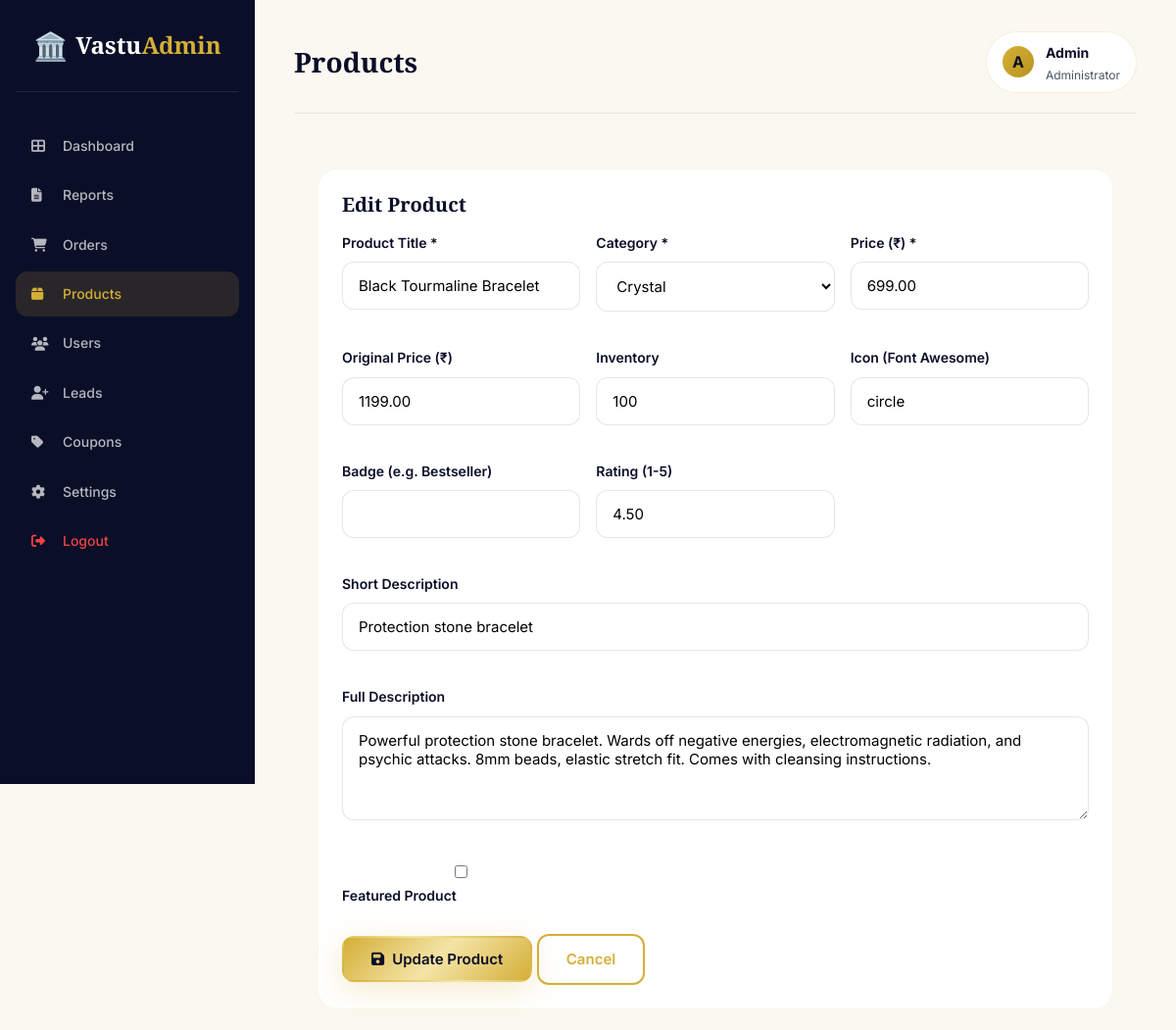
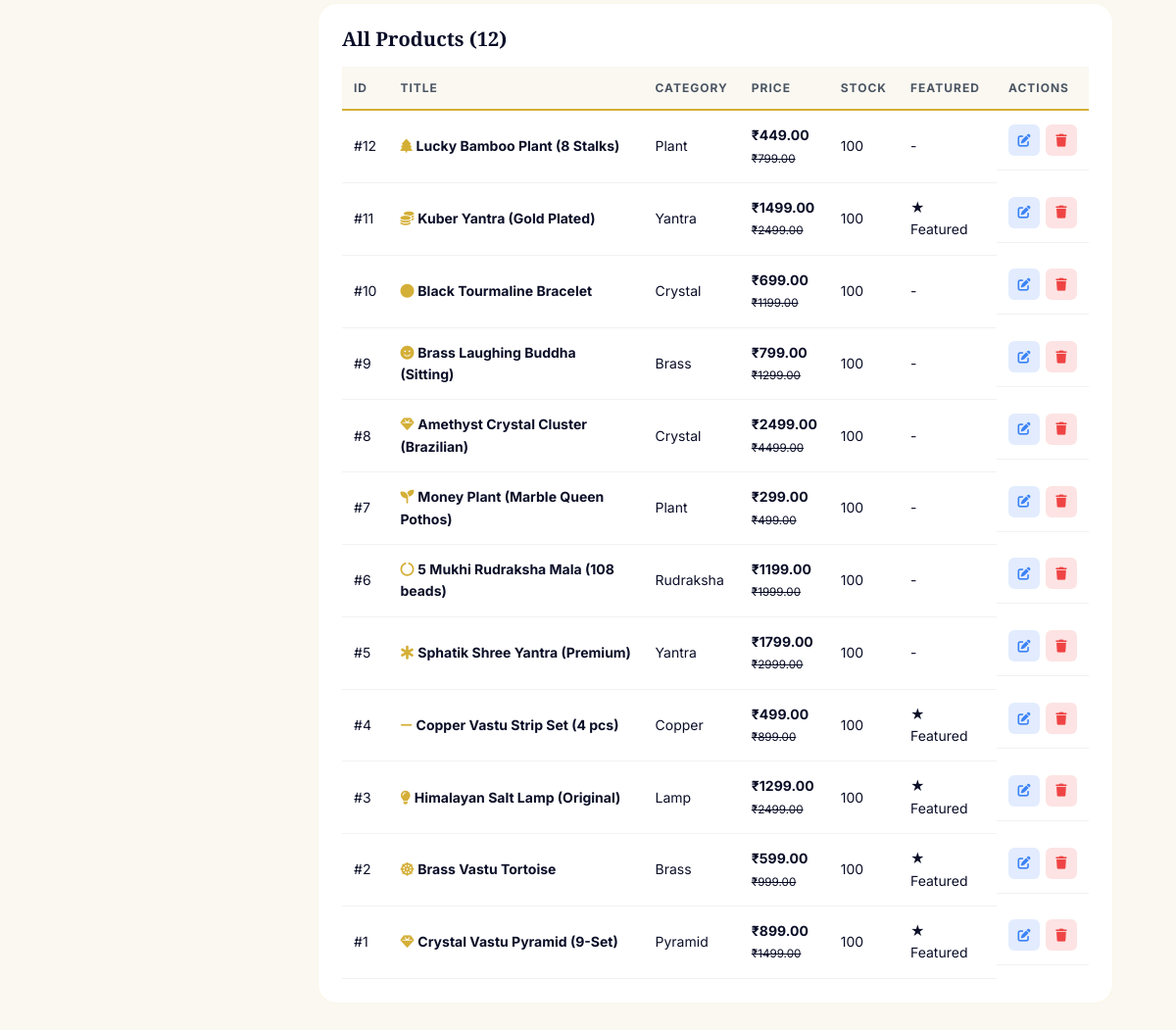
The page /backend/admin/products.php?edit=10 (signed in) on the database its author committed (2 pictures, top to bottom).
### tables this page shows
CREATE TABLE IF NOT EXISTS users (
    id INT AUTO_INCREMENT PRIMARY KEY,
    name VARCHAR(120) NOT NULL,
    email VARCHAR(160) UNIQUE NOT NULL,
    phone VARCHAR(20),
    city VARCHAR(80),
    password_hash VARCHAR(255),
    role ENUM('user','admin') DEFAULT 'user',
    avatar VARCHAR(255),
    email_verified TINYINT(1) DEFAULT 0,
    phone_verified TINYINT(1) DEFAULT 0,
    last_login DATETIME,
    created_at DATETIME DEFAULT CURRENT_TIMESTAMP,
    updated_at DATETIME DEFAULT CURRENT_TIMESTAMP ON UPDATE CURRENT_TIMESTAMP,
    INDEX idx_email (email),
    INDEX idx_phone (phone)
);

CREATE TABLE IF NOT EXISTS products (
    id INT AUTO_INCREMENT PRIMARY KEY,
    title VARCHAR(180) NOT NULL,
    slug VARCHAR(200) UNIQUE,
    description TEXT,
    short_description VARCHAR(500),
    category VARCHAR(60),
    price DECIMAL(10,2) NOT NULL,
    original_price DECIMAL(10,2),
    inventory INT DEFAULT 100,
    icon VARCHAR(80) DEFAULT 'gem',
    image VARCHAR(500),
    images TEXT,
    rating DECIMAL(3,2) DEFAULT 4.5,
    reviews INT DEFAULT 0,
    badge VARCHAR(40),
    is_featured TINYINT(1) DEFAULT 0,
    is_active TINYINT(1) DEFAULT 1,
    seo_title VARCHAR(180),
    seo_description VARCHAR(500),
    weight DECIMAL(8,2),
    sku VARCHAR(50),
    created_at DATETIME DEFAULT CURRENT_TIMESTAMP,
    updated_at DATETIME DEFAULT CURRENT_TIMESTAMP ON UPDATE CURRENT_TIMESTAMP,
    INDEX idx_category (category),
    INDEX idx_active (is_active),
    INDEX idx_slug (slug)
);

### backend/includes/auth.php (called while the page is built, shortened)
<?php
function isAdminLoggedIn() {
    return true;
}
function getCurrentAdmin() {
    try {
        return Database::row("SELECT id, name, email, role FROM users WHERE id = ? AND role = 'admin'", [$_SESSION['admin_id']]);
    } catch (Exception $e) {
        return null;
    }
}

### backend/config/database.php (called while the page is built, shortened)
<?php
class Database {
    private static $instance = null;
    private $pdo;
    private function __construct() {
        $dsn = "mysql:host=" . DB_HOST . ";dbname=" . DB_NAME . ";charset=" . DB_CHARSET;
        $options = [
            PDO::ATTR_ERRMODE => PDO::ERRMODE_EXCEPTION,
            PDO::ATTR_DEFAULT_FETCH_MODE => PDO::FETCH_ASSOC,
            PDO::ATTR_EMULATE_PREPARES => false,
        ];
        try {
            $this->pdo = new PDO($dsn, DB_USER, DB_PASS, $options);
        } catch (PDOException $e) {
            if (APP_ENV === 'development') {
                die(json_encode(['success' => false, 'message' => 'DB error: ' . $e->getMessage()]));
            } else {
                die(json_encode(['success' => false, 'message' => 'Database connection failed']));
            }
        }
    }
    public static function getInstance() {
        if (self::$instance === null) {
            self::$instance = new self();
        }
        return self::$instance;
    }
    public function getConnection() {
        return $this->pdo;
    }
    public static function row($sql, $params = []) {
        $stmt = self::getInstance()->getConnection()->prepare($sql);
        $stmt->execute($params);
        return $stmt->fetch();
    }
    public static function all($sql, $params = []) {
        $stmt = self::getInstance()->getConnection()->prepare($sql);
        $stmt->execute($params);
        return $stmt->fetchAll();
    }
}

### backend/admin/products.php (the view, shortened to what this page needs)
<?php
$pageTitle = 'Products';
$products = Database::all("SELECT * FROM products WHERE is_active = 1 ORDER BY id DESC");
$editing = null;
if (!empty($_GET['edit'])) {
    $editing = Database::row("SELECT * FROM products WHERE id = ?", [intval($_GET['edit'])]);
}
include '_header.php';
?>
<div class="admin-card">
    <h2 style="margin-bottom: 16px;"><?= $editing ? 'Edit Product' : 'Add New Product' ?></h2>
    <form method="POST">
        <div style="display:grid; grid-template-columns: repeat(auto-fit, minmax(220px, 1fr)); gap: 16px;">
            <div class="form-group">
                <label>Product Title *</label>
                <input type="text" name="title" required value="<?= htmlspecialchars($editing['title'] ?? '') ?>">
            </div>
            <div class="form-group">
                <label>Category *</label>
                <select name="category" required>
                    <?php foreach (['pyramid','crystal','brass','copper','yantra','rudraksha','lamp','plant'] as $c): ?>
                        <option value="<?= $c ?>" <?= ($editing['category'] ?? '') === $c ? 'selected' : '' ?>><?= ucfirst($c) ?></option>
                    <?php endforeach; ?>
                </select>
            </div>
            <div class="form-group">
                <label>Price (₹) *</label>
                <input type="number" name="price" required step="0.01" value="<?= $editing['price'] ?? '' ?>">
            </div>
            <div class="form-group">
                <label>Original Price (₹)</label>
                <input type="number" name="original_price" step="0.01" value="<?= $editing['original_price'] ?? '' ?>">
            </div>
            <div class="form-group">
                <label>Inventory</label>
                <input type="number" name="inventory" value="<?= $editing['inventory'] ?? 100 ?>">
            </div>
            <div class="form-group">
                <label>Icon (Font Awesome)</label>
                <input type="text" name="icon" value="<?= htmlspecialchars($editing['icon'] ?? 'gem') ?>" placeholder="gem, dharmachakra, lightbulb...">
            </div>
            <div class="form-group">
                <label>Badge (e.g. Bestseller)</label>
                <input type="text" name="badge" value="<?= htmlspecialchars($editing['badge'] ?? '') ?>">
            </div>
            <div class="form-group">
                <label>Rating (1-5)</label>
                <input type="number" name="rating" min="1" max="5" step="0.1" value="<?= $editing['rating'] ?? 4.5 ?>">
            </div>
            <div class="form-group" style="grid-column: 1 / -1;">
                <label>Short Description</label>
                <input type="text" name="short_description" value="<?= htmlspecialchars($editing['short_description'] ?? '') ?>">
            </div>
            <div class="form-group" style="grid-column: 1 / -1;">
                <label>Full Description</label>
                <textarea name="description" rows="4"><?= htmlspecialchars($editing['description'] ?? '') ?></textarea>
            </div>
            <div class="form-group">
                <label><input type="checkbox" name="is_featured" <?= !empty($editing['is_featured']) ? 'checked' : '' ?>> Featured Product</label>
            </div>
        </div>
        <button class="btn btn-primary" type="submit"><i class="fas fa-save"></i> <?= $editing ? 'Update' : 'Add' ?> Product</button>
        <?php if ($editing): ?><a href="products.php" class="btn btn-outline">Cancel</a><?php endif; ?>
    </form>
</div>
<div class="admin-card">
    <h2 style="margin-bottom: 16px;">All Products (<?= count($products) ?>)</h2>
    <table class="admin-table">
        <thead><tr><th>ID</th><th>Title</th><th>Category</th><th>Price</th><th>Stock</th><th>Featured</th><th>Actions</th></tr></thead>
        <tbody>
            <?php foreach ($products as $p): ?>
                <tr>
                    <td>#<?= $p['id'] ?></td>
                    <td>
                        <i class="fas fa-<?= htmlspecialchars($p['icon']) ?>" style="color: #D4AF37;"></i>
                        <strong><?= htmlspecialchars($p['title']) ?></strong>
                    </td>
                    <td><?= ucfirst($p['category']) ?></td>
                    <td>
                        <strong>₹<?= $p['price'] ?></strong>
                        <?php if ($p['original_price']): ?><br><small><s>₹<?= $p['original_price'] ?></s></small><?php endif; ?>
                    </td>
                    <td><?= $p['inventory'] ?></td>
                    <td><?= !empty($p['is_featured']) ? '★ Featured' : '-' ?></td>
                    <td class="actions">
                        <a href="?edit=<?= $p['id'] ?>" class="action-btn edit"><i class="fas fa-edit"></i></a>
                        <a href="?delete=<?= $p['id'] ?>" onclick="return confirmDelete('Delete this product?')" class="action-btn delete"><i class="fas fa-trash"></i></a>
                    </td>
                </tr>
            <?php endforeach; ?>
        </tbody>
    </table>
</div>
<?php include '_footer.php'; ?>

### backend/admin/_header.php (shortened to what this page needs)
<?php
$currentAdmin = getCurrentAdmin();
$currentPage = basename($_SERVER['SCRIPT_NAME'], '.php');
?>
<!DOCTYPE html>
<html lang="en">
<head>
    <link rel="stylesheet" href="https://cdnjs.cloudflare.com/ajax/libs/font-awesome/6.4.0/css/all.min.css">
    <link rel="stylesheet" href="../../frontend/css/style.css">
    <link rel="stylesheet" href="../../frontend/css/animations.css">
</head>
<body>
<div class="admin-layout">
    <aside class="admin-sidebar">
        <div class="logo">
            <span class="logo-icon">🏛️</span>
            <span class="logo-text">Vastu<span class="gold">Admin</span></span>
        </div>
        <nav class="admin-nav">
            <a href="dashboard.php" class="<?= $currentPage === 'dashboard' ? 'active' : '' ?>"><i class="fas fa-th-large"></i> Dashboard</a>
            <a href="reports.php" class="<?= $currentPage === 'reports' ? 'active' : '' ?>"><i class="fas fa-file-alt"></i> Reports</a>
            <a href="orders.php" class="<?= $currentPage === 'orders' ? 'active' : '' ?>"><i class="fas fa-shopping-cart"></i> Orders</a>
            <a href="products.php" class="<?= $currentPage === 'products' || $currentPage === 'product_edit' ? 'active' : '' ?>"><i class="fas fa-box"></i> Products</a>
            <a href="users.php" class="<?= $currentPage === 'users' ? 'active' : '' ?>"><i class="fas fa-users"></i> Users</a>
            <a href="leads.php" class="<?= $currentPage === 'leads' ? 'active' : '' ?>"><i class="fas fa-user-plus"></i> Leads</a>
            <a href="coupons.php" class="<?= $currentPage === 'coupons' ? 'active' : '' ?>"><i class="fas fa-tag"></i> Coupons</a>
            <a href="settings.php" class="<?= $currentPage === 'settings' ? 'active' : '' ?>"><i class="fas fa-cog"></i> Settings</a>
            <a href="logout.php" style="margin-top: auto; color: #EF4444;"><i class="fas fa-sign-out-alt"></i> Logout</a>
        </nav>
    </aside>
    <main class="admin-main">
        <div class="admin-topbar">
            <h1><?= htmlspecialchars($pageTitle) ?></h1>
            <div class="user-menu">
                <div style="width: 32px; height: 32px; background: linear-gradient(135deg, #D4AF37, #B8941F); border-radius: 50%; display: flex; align-items: center; justify-content: center; color: #0A0E27; font-weight: 700;">
                    <?= strtoupper(substr($currentAdmin['name'] ?? 'A', 0, 1)) ?>
                </div>
                <div>
                    <strong style="font-size: 14px;"><?= htmlspecialchars($currentAdmin['name'] ?? 'Admin') ?></strong>
                    <div style="font-size: 12px; color: #4B5563;">Administrator</div>
                </div>
            </div>
        </div>
        <div class="admin-content">

### frontend/css/style.css (style rules this page uses)
:root { --gold: #D4AF37; --gold-light: #F4E4A6; --gold-dark: #B8941F; --gold-gradient: linear-gradient(135deg, #D4AF37 0%, #F4E4A6 50%, #D4AF37 100%); --dark: #0A0E27; --dark-2: #131938; --dark-3: #1E2548; --white: #FFFFFF; --off-white: #FAF8F1; --cream: #FFF9E6; --gray-100: #F5F5F5; --gray-200: #E5E5E5; --gray-400: #9CA3AF; --gray-600: #4B5563; --gray-800: #1F2937; --success: #10B981; --danger: #EF4444; --warning: #F59E0B; --info: #3B82F6; --shadow-sm: 0 2px 8px rgba(10, 14, 39, 0.08); --shadow-md: 0 8px 24px rgba(10, 14, 39, 0.12); --shadow-lg: 0 16px 48px rgba(10, 14, 39, 0.18); --shadow-gold: 0 8px 32px rgba(212, 175, 55, 0.25); --radius-sm: 8px; --radius-md: 12px; --radius-lg: 20px; --radius-xl: 28px; --transition: all 0.3s cubic-bezier(0.4, 0, 0.2, 1); --font-display: 'Playfair Display', Georgia, serif; --font-body: 'Inter', -apple-system, BlinkMacSystemFont, sans-serif; }
* { margin: 0; padding: 0; box-sizing: border-box; }
html { scroll-behavior: smooth; }
body { font-family: var(--font-body); color: var(--dark); background: var(--off-white); line-height: 1.6; overflow-x: hidden; -webkit-font-smoothing: antialiased; }
a { color: inherit; text-decoration: none; }
button { font-family: inherit; cursor: pointer; border: none; background: none; }
h1, h2, h3, h4, h5 { font-family: var(--font-display); font-weight: 700; line-height: 1.2; color: var(--dark); }
.gold { color: var(--gold); }
.btn { display: inline-flex; align-items: center; justify-content: center; gap: 8px; padding: 12px 28px; border-radius: var(--radius-md); font-weight: 600; font-size: 15px; transition: var(--transition); cursor: pointer; border: 2px solid transparent; white-space: nowrap; }
.btn-primary { background: var(--gold-gradient); color: var(--dark); box-shadow: var(--shadow-gold); }
.btn-outline { border-color: var(--gold); color: var(--gold); background: transparent; }
.logo { display: flex; align-items: center; gap: 8px; font-family: var(--font-display); font-size: 24px; font-weight: 700; color: var(--dark); }
.logo-icon { font-size: 28px; }

### backend/admin/_header.php (style rules this page uses)
body { background: #FAF8F1; }
.admin-content { padding: 24px; }

### rows shown on the page
users: name "A", name "Admin"
products: title "Black Tourmaline Bracelet", category "Crystal", price "699.00", original_price "1199.00", inventory "100", icon "circle", rating "4.50", short_description "Protection stone bracelet", description "Powerful protection stone bracelet. Wards off negative energies, electromagnetic radiation, and psychic attacks. 8mm beads, elastic stretch fit. Comes with cleansing instructions.", id "10"
products: id "12", title "Lucky Bamboo Plant (8 Stalks)", category "Plant", price "449.00", original_price "799.00", inventory "100"
products: id "11", title "Kuber Yantra (Gold Plated)", category "Yantra", price "1499.00", original_price "2499.00", inventory "100", is_featured "★ Featured"
products: id "9", title "Brass Laughing Buddha (Sitting)", category "Brass", price "799.00", original_price "1299.00", inventory "100"
products: id "8", title "Amethyst Crystal Cluster (Brazilian)", category "Crystal", price "2499.00", original_price "4499.00", inventory "100"
products: id "7", title "Money Plant (Marble Queen Pothos)", category "Plant", price "299.00", original_price "499.00", inventory "100"
products: id "6", title "5 Mukhi Rudraksha Mala (108 beads)", category "Rudraksha", price "1199.00", original_price "1999.00", inventory "100"
products: id "5", title "Sphatik Shree Yantra (Premium)", category "Yantra", price "1799.00", original_price "2999.00", inventory "100"
products: id "4", title "Copper Vastu Strip Set (4 pcs)", category "Copper", price "499.00", original_price "899.00", inventory "100", is_featured "★ Featured"
products: id "3", title "Himalayan Salt Lamp (Original)", category "Lamp", price "1299.00", original_price "2499.00", inventory "100", is_featured "★ Featured"
products: id "2", title "Brass Vastu Tortoise", category "Brass", price "599.00", original_price "999.00", inventory "100", is_featured "★ Featured"
products: id "1", title "Crystal Vastu Pyramid (9-Set)", category "Pyramid", price "899.00", original_price "1499.00", inventory "100", is_featured "★ Featured"

### other values the page prints
$pageTitle "Products"
count($products) "12"
